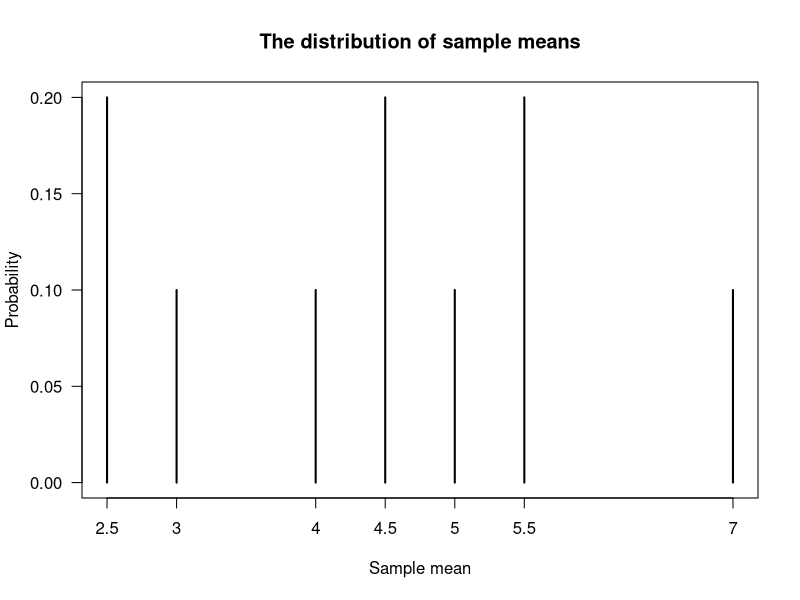
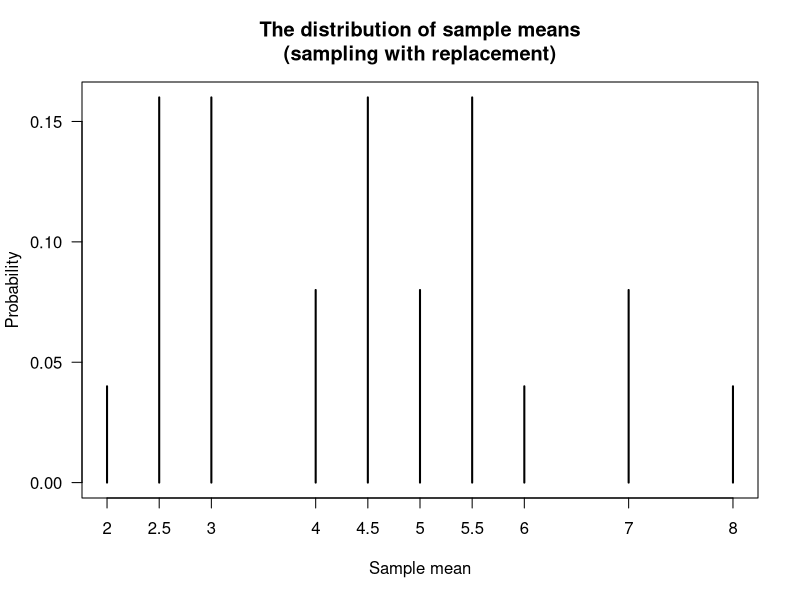
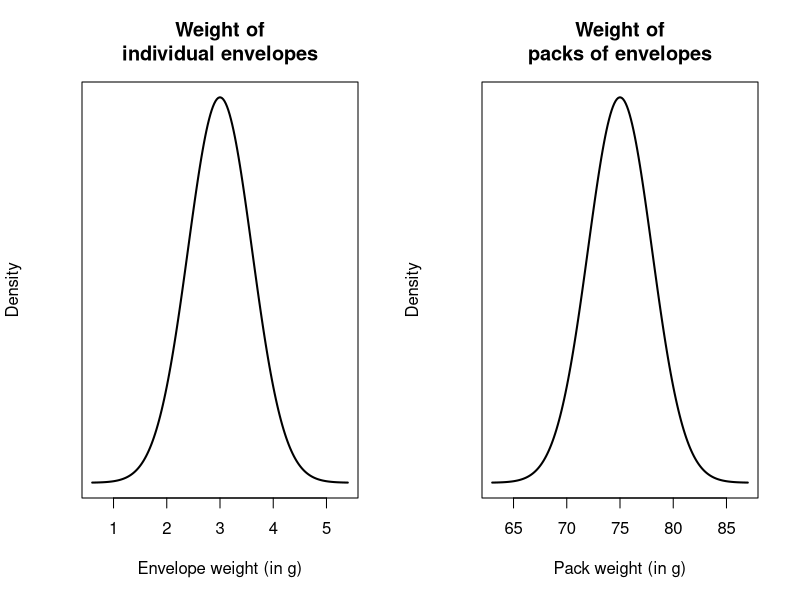

R code for these plots, in order: (Note: this script raises an error after producing the figures.)
## ---- chunk 1
Population <- c(2, 3, 3, 6, 8)
mean(Population)
## ---- chunk 2
n <- length(Population)
var(Population) * (n - 1) / n
## ---- chunk 3
### All possible combinations of 2 elements:
AllSamples <- combn(Population,
                    m = 2)
AllSamples

### Mean of each possible sample:
MeanAllSamples <- colMeans(AllSamples)
MeanAllSamples
## ---- chunk 4
cbind( t(AllSamples), 
       "Sample mean" = MeanAllSamples,
       "Probability" = 1/10)
## ---- chunk 5
prop.table(table(MeanAllSamples))

plot( prop.table(table(MeanAllSamples)),
      las = 1,
      xlab = "Sample mean",
      ylab = "Probability",
      main = "The distribution of sample means")
## ---- chunk 6
mean(MeanAllSamples)
## ---- chunk 7
n <- length(MeanAllSamples)
var(MeanAllSamples) * (n - 1) / n
## ---- chunk 8
AllSamplesWithReplacement <- expand.grid(Population, Population)
names(AllSamplesWithReplacement) <- c(NA, 
                                      NA)
MeanAllSamplesWithReplacement <- rowMeans(AllSamplesWithReplacement)

cbind( AllSamplesWithReplacement[, 1],
       AllSamplesWithReplacement[, 2],
       "Sample mean" = MeanAllSamplesWithReplacement, 
       "Probability" = 1/25)
## ---- chunk 9
prop.table(table(MeanAllSamplesWithReplacement))

plot( prop.table(table(MeanAllSamplesWithReplacement)),
      las = 1,
      xlab = "Sample mean",
      ylab = "Probability",
      main = "The distribution of sample means\n(sampling with replacement)")
## ---- chunk 10
mean(MeanAllSamplesWithReplacement)
n <- length(MeanAllSamplesWithReplacement)
var(MeanAllSamplesWithReplacement) * (n - 1) / n

## ---- chunk 11
2 * ( pnorm( -1.667 ) )

## ---- chunk 12
par( mfrow = c(1, 2))

x <- seq(3 - 4 * 0.6,
         3 + 4 * 0.6,
         length = 200)
y <- dnorm(x,
           mean = 3,
           sd = 0.6)
plot( y ~ x,
      type = "l",
      lwd = 2,
      las = 1,
      axes = FALSE,
      main = "Weight of\nindividual envelopes",
      xlab = "Envelope weight (in g)",
      ylab = "Density")
axis(side = 1)
box()


x <- seq(75 - 4 * 3,
         75 + 4 * 3,
         length = 200)
y <- dnorm(x,
           mean = 75,
           sd = 3)
plot( y ~ x,
      type = "l",
      lwd = 2,
      las = 1,
      axes = FALSE,
      main = "Weight of\npacks of envelopes",
      xlab = "Pack weight (in g)",
      ylab = "Density")
axis(side = 1)
box()
shadeNormal(x, y,
            lo = 70,
            hi = 80)
## ---- chunk 13
z <- qnorm(0.95)
z

n <- (z * 12 / 5) ^ 2
n
## ---- chunk 14
pnorm( -1.78 )
## ---- chunk 15
1 - pchisq(18, df = 9)
pchisq(18, df = 9, lower.tail = FALSE)   # Alternatively
## ---- chunk 16
par( mfrow = c(1, 3))

xx <- seq(-4, 4,
          length = 100)

plot( x = xx,
      y = dt(xx, df = 2),
      ylim = c(0, 0.4),
      lwd = 2,
      type = "l",
      axes = FALSE,
      xlab = expression(italic(x)),
      ylab = "Density",
      las = 1,
      main = expression( paste("The"~italic(t)*"-distribution: df"==2)))
axis(side = 1)
lines( x = xx,
       y = dnorm(x = xx),
       lwd = 2,
       lty = 2,
       col = plotColour1)

plot( x = xx,
      y = dt(xx, df = 7),
      lwd = 2,
      type = "l",
      axes = FALSE,
      xlab = expression(italic(x)),
      ylab = "Density",
      las = 1,
      main = expression( paste("The"~italic(t)*"-distribution: df"==7)))
axis(side = 1)
lines( x = xx,
       y = dnorm(x = xx),
       lwd = 2,
       lty = 2,
       col = plotColour1)

plot( x = xx,
      y = dt(xx, df = 30),
      lwd = 2,
      type = "l",
      axes = FALSE,
      xlab = expression(italic(x)),
      ylab = "Density",
      las = 1,
      main = expression( paste("The"~italic(t)*"-distribution: df"==30)))
axis(side = 1)
lines( x = xx,
       y = dnorm(x = xx),
       lwd = 2,
       lty = 2,
       col = plotColour1)
## ---- chunk 17
pt(-0.645, df = 4)
## ---- chunk 18
par( mfrow = c(1, 3))

xx <- seq(0.01, 4,
          length = 100)

plot( x = xx,
      y = df(xx, df1 = 1, df = 4),
#      ylim = c(0, 0.4),
      lwd = 2,
      type = "l",
      xlab = expression(italic(x)),
      ylab = "Density",
      las = 1,
      main = expression( paste("The"~italic(F)*"-distribution: df"==1*", "*4)))


plot( x = xx,
      y = df(xx, df1 = 6, df2 = 1),
      lwd = 2,
      type = "l",
      xlab = expression(italic(x)),
      ylab = "Density",
      las = 1,
      main = expression( paste("The"~italic(F)*"-distribution: df"==6*", "*1)))


plot( x = xx,
      y = df(xx, df1 = 30, df2 = 5),
      lwd = 2,
      type = "l",
      xlab = expression(italic(x)),
      ylab = "Density",
      las = 1,
      main = expression( paste("The"~italic(F)*"-distribution: df"==30*", "*5)))
## ---- chunk 19
pf(1, 
   df1 = 2, 
   df2 = 10)
qf(0.99, 
   df1 = 2, 
   df2 = 10)
## ---- chunk 20
1 - pnorm(1.6)
